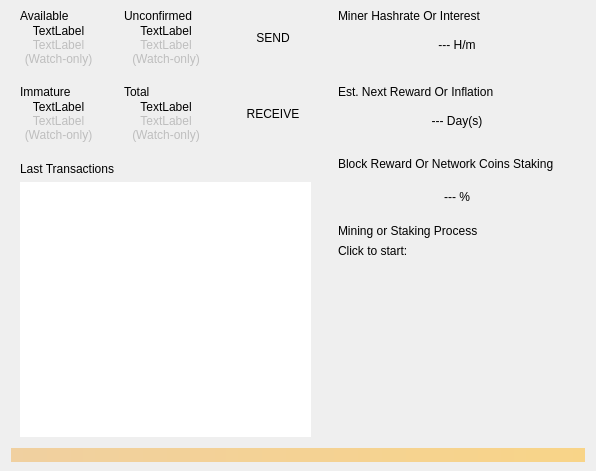
<?xml version="1.0" encoding="UTF-8"?>
<ui version="4.0">
 <class>OverviewPage</class>
 <widget class="QWidget" name="OverviewPage">
  <property name="geometry">
   <rect>
    <x>0</x>
    <y>0</y>
    <width>596</width>
    <height>471</height>
   </rect>
  </property>
  <property name="windowTitle">
   <string>Form</string>
  </property>
  <layout class="QVBoxLayout" name="topLayout">
   <property name="topMargin">
    <number>4</number>
   </property>
   <property name="bottomMargin">
    <number>9</number>
   </property>
   <item>
    <layout class="QGridLayout" name="topBoxes">
     <property name="spacing">
      <number>9</number>
     </property>
     <item row="1" column="0">
      <widget class="QWidget" name="immatureBox" native="true">
       <property name="sizePolicy">
        <sizepolicy hsizetype="Preferred" vsizetype="Minimum">
         <horstretch>0</horstretch>
         <verstretch>0</verstretch>
        </sizepolicy>
       </property>
       <property name="minimumSize">
        <size>
         <width>0</width>
         <height>64</height>
        </size>
       </property>
       <property name="maximumSize">
        <size>
         <width>16777215</width>
         <height>16777215</height>
        </size>
       </property>
       <layout class="QVBoxLayout" name="verticalLayout">
        <property name="spacing">
         <number>0</number>
        </property>
        <property name="topMargin">
         <number>4</number>
        </property>
        <property name="bottomMargin">
         <number>5</number>
        </property>
        <item>
         <layout class="QHBoxLayout" name="horizontalLayout">
          <property name="sizeConstraint">
           <enum>QLayout::SetMinimumSize</enum>
          </property>
          <item>
           <widget class="QLabel" name="immatureTitle">
            <property name="sizePolicy">
             <sizepolicy hsizetype="Preferred" vsizetype="Maximum">
              <horstretch>0</horstretch>
              <verstretch>0</verstretch>
             </sizepolicy>
            </property>
            <property name="text">
             <string>Immature</string>
            </property>
           </widget>
          </item>
          <item>
           <widget class="QPushButton" name="immatureWarn">
            <property name="sizePolicy">
             <sizepolicy hsizetype="Fixed" vsizetype="Fixed">
              <horstretch>0</horstretch>
              <verstretch>0</verstretch>
             </sizepolicy>
            </property>
            <property name="minimumSize">
             <size>
              <width>16</width>
              <height>16</height>
             </size>
            </property>
            <property name="maximumSize">
             <size>
              <width>16</width>
              <height>16</height>
             </size>
            </property>
            <property name="cursor">
             <cursorShape>PointingHandCursor</cursorShape>
            </property>
            <property name="text">
             <string/>
            </property>
            <property name="icon">
             <iconset>
              <normaloff>:/icons/warning</normaloff>:/icons/warning</iconset>
            </property>
            <property name="autoDefault">
             <bool>false</bool>
            </property>
            <property name="default">
             <bool>false</bool>
            </property>
            <property name="flat">
             <bool>true</bool>
            </property>
           </widget>
          </item>
         </layout>
        </item>
        <item>
         <widget class="QLabel" name="labelImmature">
          <property name="text">
           <string>TextLabel</string>
          </property>
          <property name="alignment">
           <set>Qt::AlignCenter</set>
          </property>
         </widget>
        </item>
        <item>
         <widget class="QWidget" name="watchImmatureBox" native="true">
          <property name="enabled">
           <bool>false</bool>
          </property>
          <layout class="QVBoxLayout" name="verticalLayout_14">
           <property name="spacing">
            <number>0</number>
           </property>
           <property name="leftMargin">
            <number>0</number>
           </property>
           <property name="topMargin">
            <number>0</number>
           </property>
           <property name="rightMargin">
            <number>0</number>
           </property>
           <property name="bottomMargin">
            <number>0</number>
           </property>
           <item>
            <widget class="QLabel" name="labelWatchImmature">
             <property name="text">
              <string>TextLabel</string>
             </property>
             <property name="alignment">
              <set>Qt::AlignCenter</set>
             </property>
            </widget>
           </item>
           <item>
            <widget class="QLabel" name="watchOnlyImmatureText">
             <property name="text">
              <string>(Watch-only)</string>
             </property>
             <property name="alignment">
              <set>Qt::AlignCenter</set>
             </property>
            </widget>
           </item>
          </layout>
         </widget>
        </item>
       </layout>
      </widget>
     </item>
     <item row="1" column="2">
      <widget class="QWidget" name="receiveBox" native="true">
       <property name="sizePolicy">
        <sizepolicy hsizetype="Preferred" vsizetype="Minimum">
         <horstretch>0</horstretch>
         <verstretch>0</verstretch>
        </sizepolicy>
       </property>
       <property name="minimumSize">
        <size>
         <width>0</width>
         <height>64</height>
        </size>
       </property>
       <property name="maximumSize">
        <size>
         <width>16777215</width>
         <height>16777215</height>
        </size>
       </property>
       <property name="cursor">
        <cursorShape>PointingHandCursor</cursorShape>
       </property>
       <layout class="QVBoxLayout" name="verticalLayout_3">
        <item>
         <widget class="QLabel" name="receiveTitle">
          <property name="sizePolicy">
           <sizepolicy hsizetype="Preferred" vsizetype="Minimum">
            <horstretch>0</horstretch>
            <verstretch>0</verstretch>
           </sizepolicy>
          </property>
          <property name="text">
           <string>RECEIVE</string>
          </property>
          <property name="alignment">
           <set>Qt::AlignCenter</set>
          </property>
         </widget>
        </item>
       </layout>
      </widget>
     </item>
     <item row="0" column="1">
      <widget class="QWidget" name="unconfirmedBox" native="true">
       <property name="sizePolicy">
        <sizepolicy hsizetype="Preferred" vsizetype="Minimum">
         <horstretch>0</horstretch>
         <verstretch>0</verstretch>
        </sizepolicy>
       </property>
       <property name="minimumSize">
        <size>
         <width>0</width>
         <height>64</height>
        </size>
       </property>
       <property name="maximumSize">
        <size>
         <width>16777215</width>
         <height>16777215</height>
        </size>
       </property>
       <layout class="QVBoxLayout" name="verticalLayout_5">
        <property name="spacing">
         <number>0</number>
        </property>
        <property name="topMargin">
         <number>4</number>
        </property>
        <property name="bottomMargin">
         <number>5</number>
        </property>
        <item>
         <layout class="QHBoxLayout" name="horizontalLayout_3">
          <item>
           <widget class="QLabel" name="unconfirmedTitle">
            <property name="sizePolicy">
             <sizepolicy hsizetype="Preferred" vsizetype="Maximum">
              <horstretch>0</horstretch>
              <verstretch>0</verstretch>
             </sizepolicy>
            </property>
            <property name="text">
             <string>Unconfirmed</string>
            </property>
           </widget>
          </item>
          <item>
           <widget class="QPushButton" name="unconfirmedWarn">
            <property name="sizePolicy">
             <sizepolicy hsizetype="Fixed" vsizetype="Fixed">
              <horstretch>0</horstretch>
              <verstretch>0</verstretch>
             </sizepolicy>
            </property>
            <property name="minimumSize">
             <size>
              <width>16</width>
              <height>16</height>
             </size>
            </property>
            <property name="maximumSize">
             <size>
              <width>16</width>
              <height>16</height>
             </size>
            </property>
            <property name="cursor">
             <cursorShape>PointingHandCursor</cursorShape>
            </property>
            <property name="text">
             <string/>
            </property>
            <property name="icon">
             <iconset>
              <normaloff>:/icons/warning</normaloff>:/icons/warning</iconset>
            </property>
            <property name="autoDefault">
             <bool>false</bool>
            </property>
            <property name="default">
             <bool>false</bool>
            </property>
            <property name="flat">
             <bool>true</bool>
            </property>
           </widget>
          </item>
         </layout>
        </item>
        <item>
         <widget class="QLabel" name="labelUnconfirmed">
          <property name="text">
           <string>TextLabel</string>
          </property>
          <property name="alignment">
           <set>Qt::AlignCenter</set>
          </property>
         </widget>
        </item>
        <item>
         <widget class="QWidget" name="watchUnconfirmedBox" native="true">
          <property name="enabled">
           <bool>false</bool>
          </property>
          <layout class="QVBoxLayout" name="verticalLayout_6">
           <property name="spacing">
            <number>0</number>
           </property>
           <property name="leftMargin">
            <number>0</number>
           </property>
           <property name="topMargin">
            <number>0</number>
           </property>
           <property name="rightMargin">
            <number>0</number>
           </property>
           <property name="bottomMargin">
            <number>0</number>
           </property>
           <item>
            <widget class="QLabel" name="labelWatchUnconfirmed">
             <property name="text">
              <string>TextLabel</string>
             </property>
             <property name="alignment">
              <set>Qt::AlignCenter</set>
             </property>
            </widget>
           </item>
           <item>
            <widget class="QLabel" name="watchOnlyUnconfirmedText">
             <property name="text">
              <string>(Watch-only)</string>
             </property>
             <property name="alignment">
              <set>Qt::AlignCenter</set>
             </property>
            </widget>
           </item>
          </layout>
         </widget>
        </item>
       </layout>
      </widget>
     </item>
     <item row="1" column="1">
      <widget class="QWidget" name="totalBox" native="true">
       <property name="sizePolicy">
        <sizepolicy hsizetype="Preferred" vsizetype="Minimum">
         <horstretch>0</horstretch>
         <verstretch>0</verstretch>
        </sizepolicy>
       </property>
       <property name="minimumSize">
        <size>
         <width>0</width>
         <height>64</height>
        </size>
       </property>
       <property name="maximumSize">
        <size>
         <width>16777215</width>
         <height>16777215</height>
        </size>
       </property>
       <layout class="QVBoxLayout" name="verticalLayout_4">
        <property name="spacing">
         <number>0</number>
        </property>
        <property name="topMargin">
         <number>4</number>
        </property>
        <property name="bottomMargin">
         <number>5</number>
        </property>
        <item>
         <layout class="QHBoxLayout" name="horizontalLayout_2">
          <property name="sizeConstraint">
           <enum>QLayout::SetMinimumSize</enum>
          </property>
          <item>
           <widget class="QLabel" name="totalTitle">
            <property name="sizePolicy">
             <sizepolicy hsizetype="Preferred" vsizetype="Maximum">
              <horstretch>0</horstretch>
              <verstretch>0</verstretch>
             </sizepolicy>
            </property>
            <property name="text">
             <string>Total</string>
            </property>
           </widget>
          </item>
          <item>
           <widget class="QPushButton" name="totalWarn">
            <property name="sizePolicy">
             <sizepolicy hsizetype="Fixed" vsizetype="Fixed">
              <horstretch>0</horstretch>
              <verstretch>0</verstretch>
             </sizepolicy>
            </property>
            <property name="minimumSize">
             <size>
              <width>16</width>
              <height>16</height>
             </size>
            </property>
            <property name="maximumSize">
             <size>
              <width>16</width>
              <height>16</height>
             </size>
            </property>
            <property name="cursor">
             <cursorShape>PointingHandCursor</cursorShape>
            </property>
            <property name="text">
             <string/>
            </property>
            <property name="icon">
             <iconset>
              <normaloff>:/icons/warning</normaloff>:/icons/warning</iconset>
            </property>
            <property name="autoDefault">
             <bool>false</bool>
            </property>
            <property name="default">
             <bool>false</bool>
            </property>
            <property name="flat">
             <bool>true</bool>
            </property>
           </widget>
          </item>
         </layout>
        </item>
        <item>
         <widget class="QLabel" name="labelTotal">
          <property name="text">
           <string>TextLabel</string>
          </property>
          <property name="alignment">
           <set>Qt::AlignCenter</set>
          </property>
         </widget>
        </item>
        <item>
         <widget class="QWidget" name="watchTotalBox" native="true">
          <property name="enabled">
           <bool>false</bool>
          </property>
          <layout class="QVBoxLayout" name="verticalLayout_11">
           <property name="spacing">
            <number>0</number>
           </property>
           <property name="leftMargin">
            <number>0</number>
           </property>
           <property name="topMargin">
            <number>0</number>
           </property>
           <property name="rightMargin">
            <number>0</number>
           </property>
           <property name="bottomMargin">
            <number>0</number>
           </property>
           <item>
            <widget class="QLabel" name="labelWatchTotal">
             <property name="text">
              <string>TextLabel</string>
             </property>
             <property name="alignment">
              <set>Qt::AlignCenter</set>
             </property>
            </widget>
           </item>
           <item>
            <widget class="QLabel" name="watchOnlyTotalText">
             <property name="text">
              <string>(Watch-only)</string>
             </property>
             <property name="alignment">
              <set>Qt::AlignCenter</set>
             </property>
            </widget>
           </item>
          </layout>
         </widget>
        </item>
       </layout>
      </widget>
     </item>
     <item row="0" column="0">
      <widget class="QWidget" name="availableBox" native="true">
       <property name="sizePolicy">
        <sizepolicy hsizetype="Preferred" vsizetype="Minimum">
         <horstretch>0</horstretch>
         <verstretch>0</verstretch>
        </sizepolicy>
       </property>
       <property name="minimumSize">
        <size>
         <width>0</width>
         <height>64</height>
        </size>
       </property>
       <property name="maximumSize">
        <size>
         <width>16777215</width>
         <height>16777215</height>
        </size>
       </property>
       <layout class="QVBoxLayout" name="verticalLayout_13">
        <property name="spacing">
         <number>0</number>
        </property>
        <property name="topMargin">
         <number>4</number>
        </property>
        <property name="bottomMargin">
         <number>5</number>
        </property>
        <item>
         <layout class="QHBoxLayout" name="horizontalLayout_4">
          <property name="sizeConstraint">
           <enum>QLayout::SetMinimumSize</enum>
          </property>
          <item>
           <widget class="QLabel" name="availableTitle">
            <property name="sizePolicy">
             <sizepolicy hsizetype="Preferred" vsizetype="Maximum">
              <horstretch>0</horstretch>
              <verstretch>0</verstretch>
             </sizepolicy>
            </property>
            <property name="text">
             <string>Available</string>
            </property>
           </widget>
          </item>
          <item>
           <widget class="QPushButton" name="availableWarn">
            <property name="sizePolicy">
             <sizepolicy hsizetype="Fixed" vsizetype="Fixed">
              <horstretch>0</horstretch>
              <verstretch>0</verstretch>
             </sizepolicy>
            </property>
            <property name="minimumSize">
             <size>
              <width>16</width>
              <height>16</height>
             </size>
            </property>
            <property name="maximumSize">
             <size>
              <width>16</width>
              <height>16</height>
             </size>
            </property>
            <property name="cursor">
             <cursorShape>PointingHandCursor</cursorShape>
            </property>
            <property name="text">
             <string/>
            </property>
            <property name="icon">
             <iconset>
              <normaloff>:/icons/warning</normaloff>:/icons/warning</iconset>
            </property>
            <property name="autoDefault">
             <bool>false</bool>
            </property>
            <property name="default">
             <bool>false</bool>
            </property>
            <property name="flat">
             <bool>true</bool>
            </property>
           </widget>
          </item>
         </layout>
        </item>
        <item>
         <widget class="QLabel" name="labelBalance">
          <property name="text">
           <string>TextLabel</string>
          </property>
          <property name="alignment">
           <set>Qt::AlignCenter</set>
          </property>
         </widget>
        </item>
        <item>
         <widget class="QWidget" name="watchAvailableBox" native="true">
          <property name="enabled">
           <bool>false</bool>
          </property>
          <layout class="QVBoxLayout" name="verticalLayout_12">
           <property name="spacing">
            <number>0</number>
           </property>
           <property name="leftMargin">
            <number>0</number>
           </property>
           <property name="topMargin">
            <number>0</number>
           </property>
           <property name="rightMargin">
            <number>0</number>
           </property>
           <property name="bottomMargin">
            <number>0</number>
           </property>
           <item>
            <widget class="QLabel" name="labelWatchAvailable">
             <property name="text">
              <string>TextLabel</string>
             </property>
             <property name="alignment">
              <set>Qt::AlignCenter</set>
             </property>
            </widget>
           </item>
           <item>
            <widget class="QLabel" name="watchOnlyAvailableText">
             <property name="text">
              <string>(Watch-only)</string>
             </property>
             <property name="alignment">
              <set>Qt::AlignCenter</set>
             </property>
            </widget>
           </item>
          </layout>
         </widget>
        </item>
       </layout>
      </widget>
     </item>
     <item row="2" column="3">
      <widget class="QWidget" name="rightBox" native="true">
       <property name="sizePolicy">
        <sizepolicy hsizetype="Preferred" vsizetype="Expanding">
         <horstretch>0</horstretch>
         <verstretch>0</verstretch>
        </sizepolicy>
       </property>
       <property name="minimumSize">
        <size>
         <width>0</width>
         <height>0</height>
        </size>
       </property>
       <property name="maximumSize">
        <size>
         <width>16777215</width>
         <height>16777215</height>
        </size>
       </property>
       <layout class="QVBoxLayout" name="verticalLayout_10">
        <property name="spacing">
         <number>0</number>
        </property>
        <property name="sizeConstraint">
         <enum>QLayout::SetNoConstraint</enum>
        </property>
        <property name="leftMargin">
         <number>0</number>
        </property>
        <property name="topMargin">
         <number>0</number>
        </property>
        <property name="rightMargin">
         <number>0</number>
        </property>
        <property name="bottomMargin">
         <number>0</number>
        </property>
        <item>
         <widget class="QWidget" name="networkStakingBox" native="true">
          <property name="minimumSize">
           <size>
            <width>0</width>
            <height>64</height>
           </size>
          </property>
          <layout class="QVBoxLayout" name="verticalLayout_17">
           <property name="spacing">
            <number>6</number>
           </property>
           <property name="topMargin">
            <number>0</number>
           </property>
           <property name="bottomMargin">
            <number>5</number>
           </property>
           <item>
            <layout class="QHBoxLayout" name="horizontalLayout_9">
             <item>
              <widget class="QLabel" name="blockRewardOrNetworkStakingTitle">
               <property name="sizePolicy">
                <sizepolicy hsizetype="Preferred" vsizetype="Maximum">
                 <horstretch>0</horstretch>
                 <verstretch>0</verstretch>
                </sizepolicy>
               </property>
               <property name="text">
                <string>Block Reward Or Network Coins Staking</string>
               </property>
               <property name="alignment">
                <set>Qt::AlignLeading|Qt::AlignLeft|Qt::AlignTop</set>
               </property>
              </widget>
             </item>
             <item>
              <widget class="QPushButton" name="blockRewardOrNetworkStakingWarn">
               <property name="sizePolicy">
                <sizepolicy hsizetype="Fixed" vsizetype="Fixed">
                 <horstretch>0</horstretch>
                 <verstretch>0</verstretch>
                </sizepolicy>
               </property>
               <property name="minimumSize">
                <size>
                 <width>16</width>
                 <height>16</height>
                </size>
               </property>
               <property name="maximumSize">
                <size>
                 <width>16</width>
                 <height>16</height>
                </size>
               </property>
               <property name="cursor">
                <cursorShape>PointingHandCursor</cursorShape>
               </property>
               <property name="text">
                <string/>
               </property>
               <property name="icon">
                <iconset>
                 <normaloff>:/icons/warning</normaloff>:/icons/warning</iconset>
               </property>
               <property name="autoDefault">
                <bool>false</bool>
               </property>
               <property name="default">
                <bool>false</bool>
               </property>
               <property name="flat">
                <bool>true</bool>
               </property>
              </widget>
             </item>
            </layout>
           </item>
           <item>
            <widget class="QLabel" name="labelblockRewardOrNetworkStaking">
             <property name="text">
              <string>--- %</string>
             </property>
             <property name="alignment">
              <set>Qt::AlignCenter</set>
             </property>
            </widget>
           </item>
          </layout>
         </widget>
        </item>
        <item>
         <widget class="QWidget" name="minerBox" native="true">
          <property name="sizePolicy">
           <sizepolicy hsizetype="Preferred" vsizetype="Expanding">
            <horstretch>0</horstretch>
            <verstretch>0</verstretch>
           </sizepolicy>
          </property>
          <layout class="QVBoxLayout" name="verticalLayout_15">
           <property name="spacing">
            <number>6</number>
           </property>
           <property name="topMargin">
            <number>4</number>
           </property>
           <property name="bottomMargin">
            <number>5</number>
           </property>
           <item>
            <widget class="QLabel" name="miningOrStakingProcessTitle">
             <property name="sizePolicy">
              <sizepolicy hsizetype="Preferred" vsizetype="Maximum">
               <horstretch>0</horstretch>
               <verstretch>0</verstretch>
              </sizepolicy>
             </property>
             <property name="text">
              <string>Mining or Staking Process</string>
             </property>
             <property name="alignment">
              <set>Qt::AlignLeading|Qt::AlignLeft|Qt::AlignTop</set>
             </property>
            </widget>
           </item>
           <item>
            <widget class="QLabel" name="labelMinerButton">
             <property name="text">
              <string>Click to start:</string>
             </property>
            </widget>
           </item>
           <item>
            <widget class="QPushButton" name="mineButton">
             <property name="toolTip">
              <string>&lt;html&gt;&lt;head/&gt;&lt;body&gt;&lt;p&gt;Click to start/stop&lt;/p&gt;&lt;/body&gt;&lt;/html&gt;</string>
             </property>
             <property name="styleSheet">
              <string notr="true">QPushButton { background: white;}</string>
             </property>
             <property name="text">
              <string/>
             </property>
             <property name="icon">
              <iconset>
               <normaloff>:/icons/miningoff</normaloff>
               <normalon>:/icons/miningon</normalon>:/icons/miningoff</iconset>
             </property>
             <property name="iconSize">
              <size>
               <width>64</width>
               <height>64</height>
              </size>
             </property>
             <property name="flat">
              <bool>true</bool>
             </property>
            </widget>
           </item>
           <item>
            <spacer name="verticalSpacer">
             <property name="orientation">
              <enum>Qt::Vertical</enum>
             </property>
             <property name="sizeHint" stdset="0">
              <size>
               <width>20</width>
               <height>40</height>
              </size>
             </property>
            </spacer>
           </item>
          </layout>
         </widget>
        </item>
       </layout>
      </widget>
     </item>
     <item row="1" column="3">
      <widget class="QWidget" name="minerStateBox" native="true">
       <property name="sizePolicy">
        <sizepolicy hsizetype="Preferred" vsizetype="Minimum">
         <horstretch>0</horstretch>
         <verstretch>0</verstretch>
        </sizepolicy>
       </property>
       <property name="minimumSize">
        <size>
         <width>0</width>
         <height>64</height>
        </size>
       </property>
       <property name="maximumSize">
        <size>
         <width>16777215</width>
         <height>16777215</height>
        </size>
       </property>
       <layout class="QVBoxLayout" name="verticalLayout_7">
        <property name="spacing">
         <number>0</number>
        </property>
        <property name="topMargin">
         <number>4</number>
        </property>
        <property name="bottomMargin">
         <number>5</number>
        </property>
        <item>
         <layout class="QHBoxLayout" name="horizontalLayout_8">
          <item>
           <widget class="QLabel" name="estNextRewardOrInflationTitle">
            <property name="sizePolicy">
             <sizepolicy hsizetype="Preferred" vsizetype="Maximum">
              <horstretch>0</horstretch>
              <verstretch>0</verstretch>
             </sizepolicy>
            </property>
            <property name="text">
             <string>Est. Next Reward Or Inflation</string>
            </property>
            <property name="alignment">
             <set>Qt::AlignLeading|Qt::AlignLeft|Qt::AlignTop</set>
            </property>
           </widget>
          </item>
          <item>
           <widget class="QPushButton" name="estNextRewardOrInflationWarn">
            <property name="sizePolicy">
             <sizepolicy hsizetype="Fixed" vsizetype="Fixed">
              <horstretch>0</horstretch>
              <verstretch>0</verstretch>
             </sizepolicy>
            </property>
            <property name="minimumSize">
             <size>
              <width>16</width>
              <height>16</height>
             </size>
            </property>
            <property name="maximumSize">
             <size>
              <width>16</width>
              <height>16</height>
             </size>
            </property>
            <property name="cursor">
             <cursorShape>PointingHandCursor</cursorShape>
            </property>
            <property name="text">
             <string/>
            </property>
            <property name="icon">
             <iconset>
              <normaloff>:/icons/warning</normaloff>:/icons/warning</iconset>
            </property>
            <property name="autoDefault">
             <bool>false</bool>
            </property>
            <property name="default">
             <bool>false</bool>
            </property>
            <property name="flat">
             <bool>true</bool>
            </property>
           </widget>
          </item>
         </layout>
        </item>
        <item>
         <widget class="QLabel" name="labelEstNextRewardOrInflation">
          <property name="text">
           <string>--- Day(s)</string>
          </property>
          <property name="alignment">
           <set>Qt::AlignCenter</set>
          </property>
         </widget>
        </item>
       </layout>
      </widget>
     </item>
     <item row="0" column="3">
      <widget class="QWidget" name="minerHashBox" native="true">
       <property name="sizePolicy">
        <sizepolicy hsizetype="Preferred" vsizetype="Minimum">
         <horstretch>0</horstretch>
         <verstretch>0</verstretch>
        </sizepolicy>
       </property>
       <property name="minimumSize">
        <size>
         <width>0</width>
         <height>64</height>
        </size>
       </property>
       <property name="maximumSize">
        <size>
         <width>16777215</width>
         <height>16777215</height>
        </size>
       </property>
       <layout class="QVBoxLayout" name="verticalLayout_8">
        <property name="spacing">
         <number>0</number>
        </property>
        <property name="topMargin">
         <number>4</number>
        </property>
        <property name="bottomMargin">
         <number>5</number>
        </property>
        <item>
         <layout class="QHBoxLayout" name="horizontalLayout_7">
          <item>
           <widget class="QLabel" name="minerHashOrInterestTitle">
            <property name="sizePolicy">
             <sizepolicy hsizetype="Preferred" vsizetype="Maximum">
              <horstretch>0</horstretch>
              <verstretch>0</verstretch>
             </sizepolicy>
            </property>
            <property name="text">
             <string>Miner Hashrate Or Interest</string>
            </property>
            <property name="alignment">
             <set>Qt::AlignLeading|Qt::AlignLeft|Qt::AlignTop</set>
            </property>
           </widget>
          </item>
          <item>
           <widget class="QPushButton" name="minerHashOrInterestWarn">
            <property name="sizePolicy">
             <sizepolicy hsizetype="Fixed" vsizetype="Fixed">
              <horstretch>0</horstretch>
              <verstretch>0</verstretch>
             </sizepolicy>
            </property>
            <property name="minimumSize">
             <size>
              <width>16</width>
              <height>16</height>
             </size>
            </property>
            <property name="maximumSize">
             <size>
              <width>16</width>
              <height>16</height>
             </size>
            </property>
            <property name="cursor">
             <cursorShape>PointingHandCursor</cursorShape>
            </property>
            <property name="text">
             <string/>
            </property>
            <property name="icon">
             <iconset>
              <normaloff>:/icons/warning</normaloff>:/icons/warning</iconset>
            </property>
            <property name="autoDefault">
             <bool>false</bool>
            </property>
            <property name="default">
             <bool>false</bool>
            </property>
            <property name="flat">
             <bool>true</bool>
            </property>
           </widget>
          </item>
         </layout>
        </item>
        <item>
         <widget class="QLabel" name="labelMinerHashrateOrInterest">
          <property name="text">
           <string>--- H/m</string>
          </property>
          <property name="alignment">
           <set>Qt::AlignCenter</set>
          </property>
         </widget>
        </item>
       </layout>
      </widget>
     </item>
     <item row="2" column="0" colspan="3">
      <widget class="QWidget" name="lastTransactionsBox" native="true">
       <property name="sizePolicy">
        <sizepolicy hsizetype="Preferred" vsizetype="Expanding">
         <horstretch>0</horstretch>
         <verstretch>0</verstretch>
        </sizepolicy>
       </property>
       <layout class="QVBoxLayout" name="verticalLayout_9">
        <property name="topMargin">
         <number>6</number>
        </property>
        <property name="bottomMargin">
         <number>5</number>
        </property>
        <item>
         <widget class="QLabel" name="lastTransactionsTitle">
          <property name="sizePolicy">
           <sizepolicy hsizetype="Preferred" vsizetype="Maximum">
            <horstretch>0</horstretch>
            <verstretch>0</verstretch>
           </sizepolicy>
          </property>
          <property name="midLineWidth">
           <number>3</number>
          </property>
          <property name="text">
           <string>Last Transactions</string>
          </property>
         </widget>
        </item>
        <item>
         <widget class="QListView" name="lastTransactionsContent">
          <property name="frameShape">
           <enum>QFrame::NoFrame</enum>
          </property>
          <property name="verticalScrollBarPolicy">
           <enum>Qt::ScrollBarAlwaysOff</enum>
          </property>
          <property name="horizontalScrollBarPolicy">
           <enum>Qt::ScrollBarAlwaysOff</enum>
          </property>
          <property name="selectionMode">
           <enum>QAbstractItemView::NoSelection</enum>
          </property>
         </widget>
        </item>
       </layout>
      </widget>
     </item>
     <item row="0" column="2">
      <widget class="QWidget" name="sendBox" native="true">
       <property name="sizePolicy">
        <sizepolicy hsizetype="Preferred" vsizetype="Minimum">
         <horstretch>0</horstretch>
         <verstretch>0</verstretch>
        </sizepolicy>
       </property>
       <property name="minimumSize">
        <size>
         <width>0</width>
         <height>64</height>
        </size>
       </property>
       <property name="maximumSize">
        <size>
         <width>16777215</width>
         <height>16777215</height>
        </size>
       </property>
       <property name="cursor">
        <cursorShape>PointingHandCursor</cursorShape>
       </property>
       <layout class="QVBoxLayout" name="verticalLayout_2">
        <item>
         <widget class="QLabel" name="sendTitle">
          <property name="sizePolicy">
           <sizepolicy hsizetype="Preferred" vsizetype="Minimum">
            <horstretch>0</horstretch>
            <verstretch>0</verstretch>
           </sizepolicy>
          </property>
          <property name="text">
           <string>SEND</string>
          </property>
          <property name="alignment">
           <set>Qt::AlignCenter</set>
          </property>
         </widget>
        </item>
       </layout>
      </widget>
     </item>
    </layout>
   </item>
   <item>
    <widget class="QLabel" name="labelAlerts">
     <property name="visible">
      <bool>false</bool>
     </property>
     <property name="styleSheet">
      <string notr="true">QLabel { background-color: qlineargradient(x1: 0, y1: 0, x2: 1, y2: 0, stop:0 #F0D0A0, stop:1 #F8D488); color:#000000; }</string>
     </property>
     <property name="wordWrap">
      <bool>true</bool>
     </property>
     <property name="margin">
      <number>3</number>
     </property>
     <property name="textInteractionFlags">
      <set>Qt::TextSelectableByMouse</set>
     </property>
    </widget>
   </item>
  </layout>
 </widget>
 <resources/>
 <connections/>
</ui>
